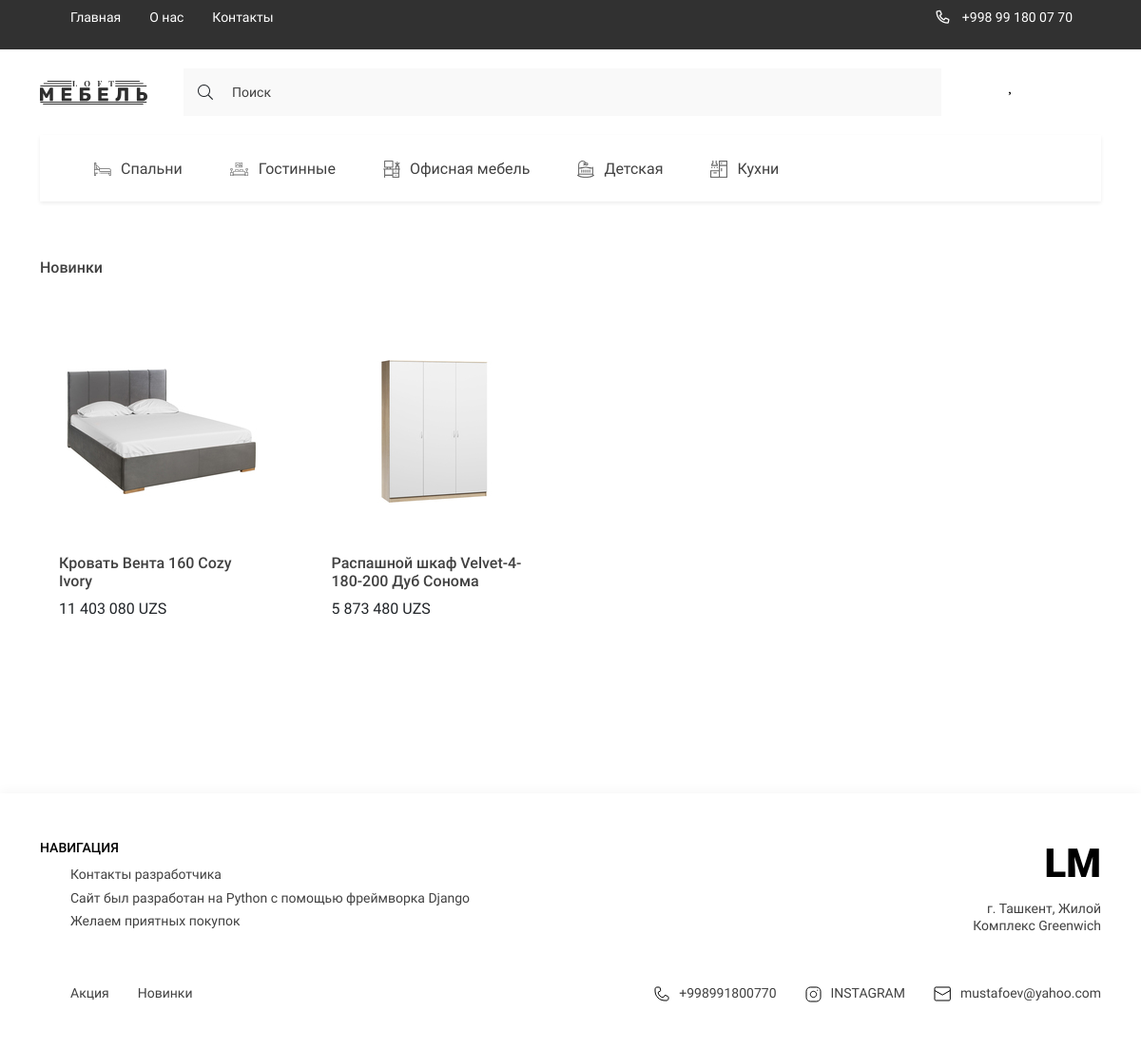
The app's page /category_page/spalni/ with its own data.
### digital/models.py (models this page shows, shortened)
class Category(models.Model):
    title = models.CharField(max_length=150, verbose_name='Название категории')
    image = models.ImageField(upload_to='categories/', verbose_name='Изображение', blank=True, null=True)
    slug = models.SlugField(unique=True, null=True)
    parent = models.ForeignKey('self', on_delete=models.CASCADE, null=True, blank=True, related_name='subcategories',
                               related_query_name='subcategories', verbose_name='Категория')
    def get_absolute_url(self):
        return reverse('category_page', kwargs={'slug': self.slug})
    def get_image_category(self):
        if self.image:
            return self.image.url
        else:
            return '-'
    class Meta:
        verbose_name = 'Категория'
        verbose_name_plural = 'Категории'

class Product(models.Model):
    title = models.CharField(max_length=250, verbose_name='Название Товара')
    price = models.FloatField(verbose_name='Цена')
    quantity = models.IntegerField(verbose_name='Количество')
    slug = models.SlugField(unique=True, null=True)
    created_at = models.DateTimeField(auto_now_add=True, verbose_name='Дата добавления')
    category = models.ForeignKey(Category, on_delete=models.CASCADE, related_name='products', verbose_name='Категория')
    edited_at = models.DateTimeField(auto_now=True, verbose_name='Дата изменения')
    brand = models.ForeignKey('Brand', on_delete=models.CASCADE, null=True, blank=True)
    color_code = models.TextField(default='#000000', verbose_name='Код цвета', null=True, blank=True)
    color_name = models.TextField(default='Желтый', verbose_name='Цвет', null=True, blank=True)
    description_all = models.TextField(verbose_name='Описание для страницы о товаре', blank=True, null=True)
    def get_absolute_url(self):
        return reverse('product_detail', kwargs={'slug': self.slug})
    def get_image_product(self):
        if self.images:
            try:
                return self.images.first().image.url
            except:
                return '-'
        else:
            return '-'
    class Meta:
        verbose_name = 'Товар'
        verbose_name_plural = 'Товары'

class Gallery(models.Model):
    image = models.ImageField(upload_to='products', verbose_name='Картинка товара')
    product = models.ForeignKey(Product, on_delete=models.CASCADE, related_name='images')
    class Meta:
        verbose_name = 'Картинка'
        verbose_name_plural = 'Картинки'

### digital/views.py (the view)
# urls.py: path('category_page/<slug:slug>/', CategoryView.as_view(), name='category_page'),
class CategoryView(ListView):
    model = Product
    context_object_name = 'products'
    template_name = 'digital/category_page.html'
    extra_context = {
        'title': 'Категории'
    }
    def get_queryset(self):
        category = Category.objects.get(slug=self.kwargs['slug'])
        products = Product.objects.filter(category=category)
        return products

### digital/templatetags/digital_tags.py (called while the page is built)
@register.simple_tag()
def get_categories():
    categories = Category.objects.filter(parent=None)
    return categories

@register.simple_tag()
def get_normal_price(price):
    return f'{int(price):_}'.replace('_', ' ')

### digital/templates/digital/category_page.html (shortened to what this page needs)
{% extends 'base.html' %}
{% block main %}
<main class="main">
    <div class="container">
        <section class="products">
            <h2 class="products__title">Новинки</h2>
            <div class="products__content">
                {% for product in products %}
                {% include 'digital/components/_product.html' %}
                {% endfor %}
            </div>
        </section>
    </div>
</main>
{% endblock main %}

### templates/components_base/_categories_list.html
{% load digital_tags %}
{% get_categories as categories %}
<ul class="header__list _categories">
    {% for category in categories %}
    <li>
        <a href="{{ category.get_absolute_url }}" class="header__list-links">
                                <span class="header__list-img">
                                    <img src="{{ category.get_image_category }}"
                                         alt="icons">
                                </span>
            {{ category.title }}
        </a>
    </li>
    {% endfor %}
</ul>

### digital/templates/digital/components/_product.html (shortened to what this page needs)
{% load digital_tags %}
<div class="products__item">
    <a href="{{ product.get_absolute_url }}"> <img src="{{ product.get_image_product }}" alt=""
                                   class="products__item-img"></a>
    <div class="products__item-text">
        <h3 class="products__item-title">{{ product.title }}</h3>
        <div class="products__item-price">{% get_normal_price product.price %} UZS</div>
    </div>
</div>

### digital/static/digital/style/style.css (style rules this page uses)
:root { --containerWidth: 1140px; --primaryColor: #414141; --primaryFont: 'Roboto'; --mainColor: #245462; }
* { padding: 0; margin: 0; box-sizing: border-box; text-decoration: none; list-style: none; font-family: var(--primaryFont); }
.container { width: 100%; max-width: calc(var(--containerWidth) + 30px); margin: 0 auto; padding: 0 15px; }
.nav__content-bars, ._categories, .nav__list-links>img, .nav__bars-open, ._truck { display: none; }
.header__list { display: flex; justify-content: space-between; align-items: center; }
.header__list._categories { justify-content: flex-start; width: 100%; overflow-x: scroll; background: #FFFFFF; box-shadow: 0px 2px 4px rgba(0, 0, 0, 0.07); margin-bottom: 30px; }
.header__list-links { padding: 24px 25px; display: flex; justify-content: center; align-items: center; height: 70px; transition: background .3s linear, color .3s linear; width: max-content; font-family: 'Roboto'; font-size: 16px; line-height: 19px; color: #414141; }
.header__list-links img { margin-right: 10px; min-width: 18px; transition: filter .3s linear; }
.main { width: 100%; flex-grow: 1; padding-bottom: 150px; }
.products { width: 100%; display: flex; flex-direction: column; margin-top: 30px; }
.products__title { font-size: 16px; line-height: 19px; color: #414141; margin-bottom: 35px; }
.products__content { width: 100%; display: grid; grid-template-columns: repeat(4, minmax(137.67px, 263px)); column-gap: 30px; row-gap: 10px; }
.products__item { display: flex; justify-content: center; flex-direction: column; align-items: center; padding: 53px 20px 32px; transition: transform .3s linear; position: relative; }
.products__item-text { width: 100%; margin-top: 54px; }
.products__item-title { font-weight: 500; font-size: 16px; line-height: 19px; color: #414141; }
.products__item-img { width: 100%; }

### templates/base.html (style rules this page uses)
a { text-decoration:none; }

### records on screen
Category: get_image_category (picture), title "Спальни"
Category: get_image_category (picture), title "Гостинные"
Category: get_image_category (picture), title "Офисная мебель"
Category: get_image_category (picture), title "Детская"
Category: get_image_category (picture), title "Кухни"
Product: get_image_product (picture), title "Кровать Вента 160 Cozy Ivory", price "11 403 080"
Product: get_image_product (picture), title "Распашной шкаф Velvet-4-180-200 Дуб Сонома", price "5 873 480"
